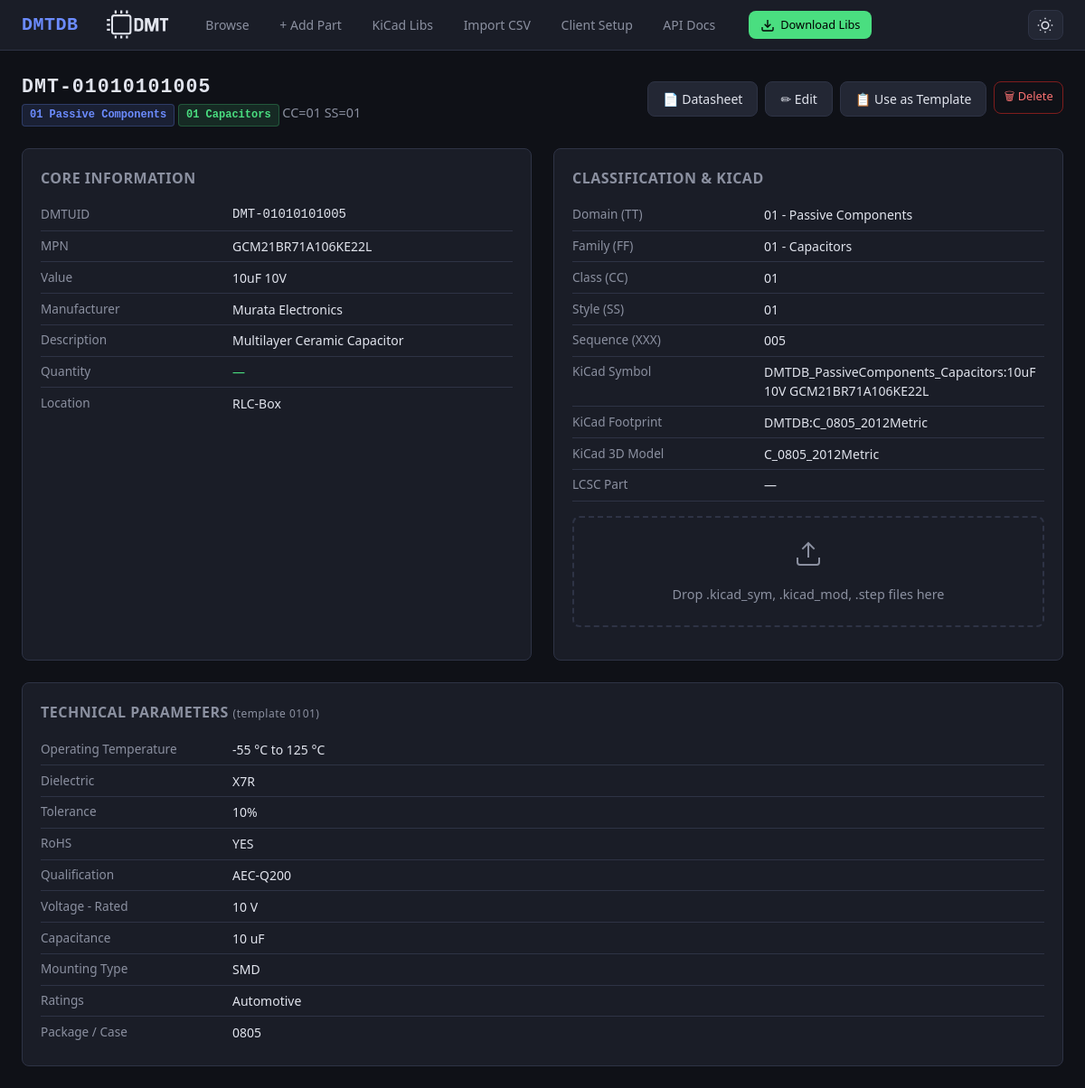
The app's page /part/DMT-01010101005, older data.
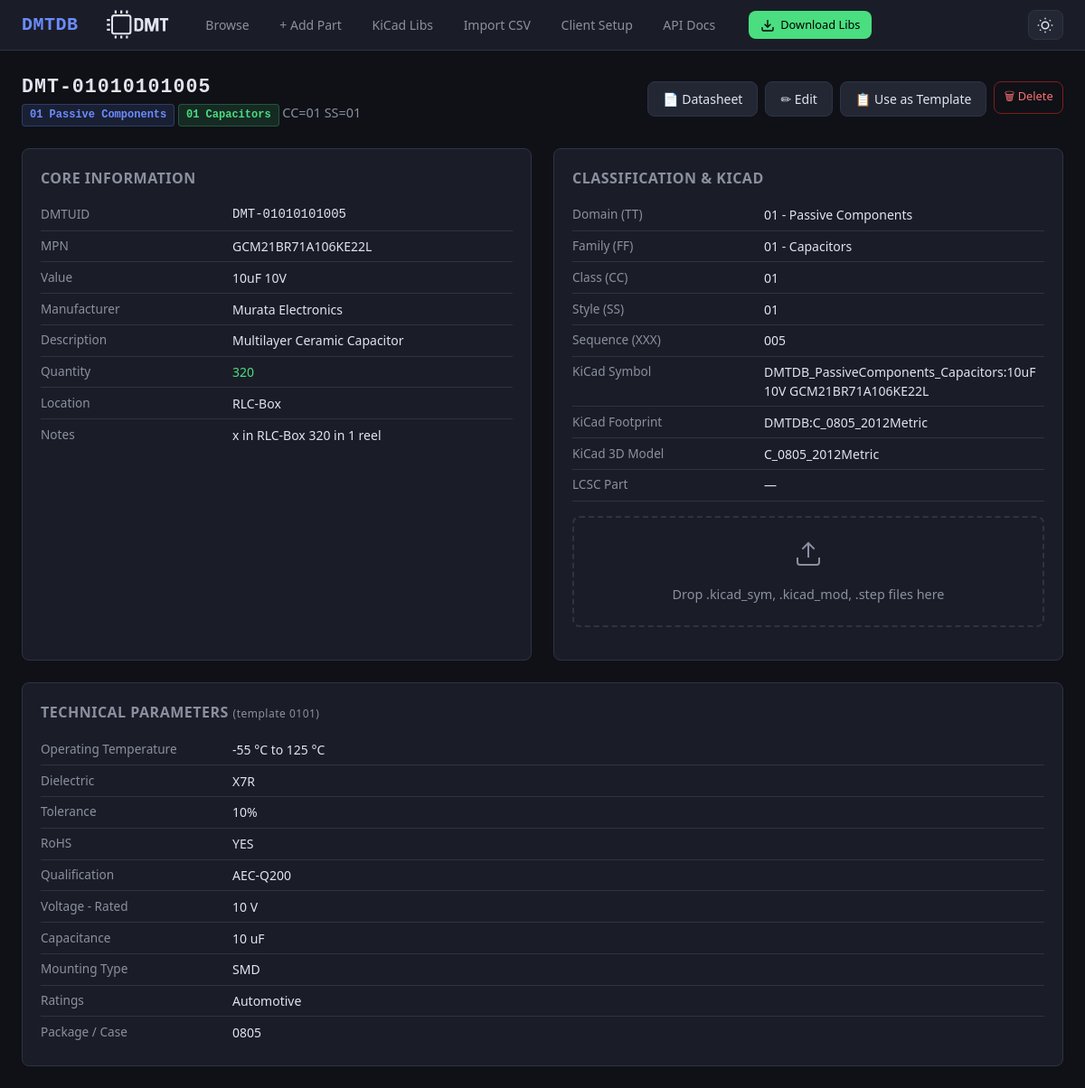
The same page, newer data.
### db/models.py (models this page shows, shortened)
class Base(DeclarativeBase):
    pass

class Part(Base):
    __tablename__ = "parts"
    dmtuid = Column(String(20), primary_key=True)               # DMT-TTFFCCSSXXX
    tt  = Column(String(2), nullable=False, index=True)
    ff  = Column(String(2), nullable=False, index=True)
    cc  = Column(String(2), nullable=False, index=True)
    ss  = Column(String(2), nullable=False, index=True)
    xxx = Column(String(3), nullable=False)
    mpn          = Column(String(200), index=True, default="")
    manufacturer = Column(String(200), index=True, default="")
    value        = Column(String(200), index=True, default="")
    description  = Column(Text, default="")
    quantity     = Column(String(50), default="")
    location     = Column(String(200), default="")
    datasheet    = Column(Text, default="")
    distributor  = Column(Text, default="")
    kicad_symbol    = Column(String(300), default="")
    kicad_footprint = Column(String(300), default="")
    kicad_libref    = Column(String(300), default="")
    kicad_3dmodel   = Column(String(300), default="")
    extra_json = Column(Text, default="{}")
    notes      = Column(Text, default="")
    created_at = Column(DateTime, default=lambda: datetime.now(timezone.utc))
    updated_at = Column(DateTime, default=lambda: datetime.now(timezone.utc),
                        onupdate=lambda: datetime.now(timezone.utc))
    fields = relationship(
        "PartField", back_populates="part",
        cascade="all, delete-orphan", lazy="selectin",
    )
    __table_args__ = (
        Index("ix_ttffccss", "tt", "ff", "cc", "ss"),
    )

class PartField(Base):
    __tablename__ = "part_fields"
    id         = Column(Integer, primary_key=True, autoincrement=True)
    dmtuid     = Column(String(20),
                        ForeignKey("parts.dmtuid", ondelete="CASCADE"),
                        nullable=False, index=True)
    field_name = Column(String(200), nullable=False)
    field_value = Column(Text, nullable=False, default="")
    part = relationship("Part", back_populates="fields")
    __table_args__ = (
        Index("ix_field_lookup", "dmtuid", "field_name"),
    )

### ui/routes_detail.py (the view)
@ui_bp.route("/part/<dmtuid>")
def part_detail(dmtuid: str):
    session = get_session()
    try:
        part = PartsService.get(session, dmtuid)
        if not part:
            abort(404)
        template = get_fields(part.tt, part.ff)
        return render_template(
            "detail.html",
            part=part,
            template=template,
            domain_name=domain_name,
            family_name=family_name,
        )
    finally:
        session.close()

### db/engine.py (called while the page is built)
def get_session() -> Session:
    if _SessionLocal is None:
        raise RuntimeError("Database not initialised - call init_db() first")
    return _SessionLocal()

### schema/loader.py (called while the page is built)
def domain_name(tt: str) -> str:
    return _domain_map.get(tt, "Unknown")

def family_name(tt: str, ff: str) -> str:
    return _family_map.get(f"{tt}{ff}", "Unknown")

### schema/templates.py (called while the page is built)
def get_fields(tt: str, ff: str) -> Optional[list[str]]:
    return _templates.get(f"{tt}{ff}")

### services/parts_service.py (called while the page is built)
    @staticmethod
    def get(session: Session, dmtuid: str) -> Part | None:
        return session.get(Part, dmtuid.upper())

### templates/detail.html (shortened to what this page needs)
{% extends "base.html" %}
{% block content %}
<div class="page-header">
  <div>
    <h1 style="font-family:var(--mono); letter-spacing:1px;">{{ part.dmtuid }}</h1>
    <span class="subtitle">
      <span class="badge badge-domain">{{ part.tt }} {{ domain_name(part.tt) }}</span>
      <span class="badge badge-family">{{ part.ff }} {{ family_name(part.tt, part.ff) }}</span>
      CC={{ part.cc }} SS={{ part.ss }}
    </span>
  </div>
  <div style="display:flex; gap:.5rem;">
    {% if part.datasheet %}
    {% if part.datasheet.startswith('http') %}
    <a href="{{ part.datasheet }}" target="_blank" rel="noopener" class="btn btn-secondary">📄 Datasheet</a>
    {% else %}
    <a href="/datasheets/{{ part.datasheet }}" target="_blank" rel="noopener" class="btn btn-secondary">📄 Datasheet</a>
    {% endif %}
    {% endif %}
    <a href="/part/{{ part.dmtuid }}/edit" class="btn btn-secondary">✏ Edit</a>
    <a href="/part/add?template={{ part.dmtuid }}" class="btn btn-secondary"
      title="Create new part using this as template">📋 Use as Template</a>
    <form method="post" action="/part/{{ part.dmtuid }}/delete" onsubmit="return confirm('Delete {{ part.dmtuid }}?');"
      style="display:inline;">
      <button type="submit" class="btn btn-danger btn-sm">🗑 Delete</button>
    </form>
  </div>
</div>
<div class="detail-grid">
  <div class="detail-card">
    <h2>Core Information</h2>
    <div class="field-row"><span class="field-label">DMTUID</span><span class="field-value"
        style="font-family:var(--mono)">{{ part.dmtuid }}</span></div>
    <div class="field-row"><span class="field-label">MPN</span><span class="field-value">{{ part.mpn or '—' }}</span>
    </div>
    <div class="field-row"><span class="field-label">Value</span><span class="field-value">{{ part.value or '—'
        }}</span></div>
    <div class="field-row"><span class="field-label">Manufacturer</span><span class="field-value">{{ part.manufacturer
        or '—' }}</span></div>
    <div class="field-row"><span class="field-label">Description</span><span class="field-value">{{ part.description or
        '—' }}</span></div>
    <div class="field-row"><span class="field-label">Quantity</span><span class="field-value"
        style="color:var(--green);">{{ part.quantity or '—' }}</span></div>
    <div class="field-row"><span class="field-label">Location</span><span class="field-value">{{ part.location or '—'
        }}</span></div>
    {% if part.notes %}
    <div class="field-row"><span class="field-label">Notes</span><span class="field-value">{{ part.notes }}</span></div>
    {% endif %}
  </div>
  <div class="detail-card">
    <h2>Classification & KiCad</h2>
    <div class="field-row"><span class="field-label">Domain (TT)</span><span class="field-value">{{ part.tt }} - {{
        domain_name(part.tt) }}</span></div>
    <div class="field-row"><span class="field-label">Family (FF)</span><span class="field-value">{{ part.ff }} - {{
        family_name(part.tt, part.ff) }}</span></div>
    <div class="field-row"><span class="field-label">Class (CC)</span><span class="field-value">{{ part.cc }}</span>
    </div>
    <div class="field-row"><span class="field-label">Style (SS)</span><span class="field-value">{{ part.ss }}</span>
    </div>
    <div class="field-row"><span class="field-label">Sequence (XXX)</span><span class="field-value">{{ part.xxx
        }}</span></div>
    <div class="field-row"><span class="field-label">KiCad Symbol</span><span class="field-value" id="kicad-symbol">{{
        part.kicad_symbol
        or '—' }}</span></div>
    <div class="field-row"><span class="field-label">KiCad Footprint</span><span class="field-value"
        id="kicad-footprint">{{
        part.kicad_footprint or '—' }}</span></div>
    <div class="field-row"><span class="field-label">KiCad 3D Model</span><span class="field-value"
        id="kicad-3dmodel">{{
        part.kicad_3dmodel or '—' }}</span></div>
    <div class="field-row"><span class="field-label">LCSC Part</span><span class="field-value" id="kicad-lcsc">{{
        part.kicad_libref
        or '—' }}</span></div>
    <div id="kicadDropzone" class="kicad-dropzone" data-dmtuid="{{ part.dmtuid }}" data-mpn="{{ part.mpn or '' }}"
      data-value="{{ part.value or '' }}" data-footprint="{{ part.kicad_footprint or '' }}"
      data-datasheet="{{ part.datasheet or '' }}" data-description="{{ part.description or '' }}"
      data-manufacturer="{{ part.manufacturer or '' }}">
      <svg width="32" height="32" viewBox="0 0 24 24" fill="none" stroke="currentColor" stroke-width="1.5">
        <path d="M21 15v4a2 2 0 0 1-2 2H5a2 2 0 0 1-2-2v-4" />
        <polyline points="17 8 12 3 7 8" />
        <line x1="12" y1="3" x2="12" y2="15" />
      </svg>
      <p>Drop .kicad_sym, .kicad_mod, .step files here</p>
    </div>
  </div>
  {% if part.fields %}
  <div class="detail-card" style="grid-column: 1 / -1;">
    <h2>Technical Parameters
      {% if template %}
      <span style="font-weight:400; font-size:.75rem; color:var(--text-dim); text-transform:none;"> (template {{ part.tt
        }}{{ part.ff }})</span>
      {% endif %}
    </h2>
    {% for f in part.fields %}
    <div class="field-row">
      <span class="field-label">{{ f.field_name }}</span>
      <span class="field-value">{{ f.field_value }}</span>
    </div>
    {% endfor %}
  </div>
  {% endif %}
</div>
{% endblock %}

### templates/base.html (shortened to what this page needs)
<!DOCTYPE html>
<html lang="en">
<head>
  <link rel="stylesheet" href="/static/css/style.css">
</head>
<body>
  <nav class="nav">
    <a href="/" class="nav-brand">DMTDB</a>
    <div class="nav-links">
      <a href="/" {% if request.endpoint=='ui.index' %}class="active" {% endif %}>Browse</a>
      <a href="/part/add" {% if request.endpoint=='ui.part_add' %}class="active" {% endif %}>+ Add Part</a>
      <a href="/libs" {% if request.endpoint=='ui.libs_page' %}class="active" {% endif %}>KiCad Libs</a>
      <a href="/import" {% if request.endpoint=='ui.import_page' %}class="active" {% endif %}>Import CSV</a>
      <a href="/client-setup" {% if request.endpoint=='ui.client_setup' %}class="active" {% endif %}>Client Setup</a>
      <a href="/api/docs" {% if request.endpoint=='ui.api_docs' %}class="active" {% endif %}>API Docs</a>
    </div>
    <a href="/api/v1/libs/download" class="btn btn-download"
      title="Download KiCad Libraries (symbols, footprints, 3D models)">
      <svg width="16" height="16" viewBox="0 0 24 24" fill="none" stroke="currentColor" stroke-width="2">
        <path d="M21 15v4a2 2 0 0 1-2 2H5a2 2 0 0 1-2-2v-4" />
        <polyline points="7 10 12 15 17 10" />
        <line x1="12" y1="15" x2="12" y2="3" />
      </svg>
      <span>Download Libs</span>
    </a>
    <button class="theme-toggle" id="themeToggle" title="Toggle dark/light mode">
      <svg class="theme-icon-dark" width="18" height="18" viewBox="0 0 24 24" fill="none" stroke="currentColor"
        stroke-width="2">
        <circle cx="12" cy="12" r="5" />
        <path
          d="M12 1v2M12 21v2M4.22 4.22l1.42 1.42M18.36 18.36l1.42 1.42M1 12h2M21 12h2M4.22 19.78l1.42-1.42M18.36 5.64l1.42-1.42" />
      </svg>
    </button>
  </nav>
  <div class="container">
    {% block content %}{% endblock %}
  </div>
</body>
</html>

### static/css/style.css (style rules this page uses)
:root { --bg: #0f1117; --surface: #1a1d27; --surface2: #232734; --border: #2e3345; --text: #e1e4ed; --text-dim: #8b90a0; --accent: #6c8cff; --accent-hover: #8aa4ff; --green: #4ade80; --red: #f87171; --yellow: #fbbf24; --orange: #fb923c; --radius: 8px; --font: 'Segoe UI', system-ui, -apple-system, sans-serif; --mono: 'JetBrains Mono', 'Fira Code', 'Consolas', monospace; --card: var(--surface); --hover: var(--surface2); }
*, *::before, *::after { box-sizing: border-box; margin: 0; padding: 0; }
body { font-family: var(--font); background: var(--bg); color: var(--text); line-height: 1.5; }
.nav { background: var(--surface); border-bottom: 1px solid var(--border); padding: 0 1.5rem; display: flex; align-items: center; height: 56px; gap: 1.5rem; position: sticky; top: 0; z-index: 100; }
.nav-brand { font-size: 1.25rem; font-weight: 700; color: var(--accent); text-decoration: none; letter-spacing: .5px; font-family: var(--mono); }
.nav-logo { height: 80px; width: auto; }
.nav-links { display: flex; gap: .5rem; }
.nav-links a { color: var(--text-dim); text-decoration: none; padding: .4rem .8rem; border-radius: var(--radius); font-size: .875rem; transition: all .15s; }
.theme-toggle { margin-left: auto; background: var(--surface2); border: 1px solid var(--border); border-radius: var(--radius); padding: .4rem .6rem; cursor: pointer; font-size: 1rem; line-height: 1; transition: all .15s; color: var(--text); display: flex; align-items: center; }
.theme-icon-dark { display: block; }
.container { max-width: 1800px; margin: 0 auto; padding: 1.5rem; }
.btn { display: inline-flex; align-items: center; gap: .4rem; padding: .5rem 1rem; border-radius: var(--radius); font-size: .875rem; font-weight: 500; text-decoration: none; border: 1px solid var(--border); cursor: pointer; transition: all .15s; font-family: var(--font); }
.btn-secondary { background: var(--surface2); color: var(--text); }
.btn-danger { background: transparent; color: var(--red); border-color: #7f1d1d; }
.btn-sm { padding: .35rem .65rem; font-size: .8rem; }
.btn-download { display: inline-flex; align-items: center; gap: .4rem; padding: .4rem .8rem; border-radius: var(--radius); font-size: .8rem; font-weight: 500; text-decoration: none; background: var(--green); color: #000; border: none; cursor: pointer; transition: all .15s; white-space: nowrap; }
.btn-download svg { flex-shrink: 0; }
.detail-grid { display: grid; grid-template-columns: 1fr 1fr; gap: 1.5rem; }
.detail-card { background: var(--surface); border: 1px solid var(--border); border-radius: var(--radius); padding: 1.25rem; }
.detail-card h2 { font-size: 1rem; color: var(--text-dim); margin-bottom: .75rem; text-transform: uppercase; letter-spacing: .5px; font-weight: 600; }
.field-row { display: flex; gap: .75rem; padding: .4rem 0; border-bottom: 1px solid var(--border); }
.field-row:last-child { border-bottom: none; }
.field-label { flex: 0 0 200px; color: var(--text-dim); font-size: .85rem; }
.field-value { flex: 1; font-size: .875rem; word-break: break-word; }
.kicad-dropzone { border: 2px dashed var(--border); border-radius: var(--radius); padding: 1.25rem; text-align: center; margin-bottom: 1rem; transition: all .2s; color: var(--text-dim); }
.kicad-dropzone svg { margin-bottom: .25rem; }
.kicad-dropzone p { font-size: .85rem; margin: 0; }
.page-header { display: flex; align-items: center; justify-content: space-between; margin-bottom: 1.5rem; flex-wrap: wrap; gap: .75rem; }
.page-header h1 { font-size: 1.35rem; font-weight: 700; }
.page-header .subtitle { color: var(--text-dim); font-size: .9rem; }
.badge { display: inline-block; padding: .15rem .5rem; border-radius: 4px; font-size: .75rem; font-weight: 600; font-family: var(--mono); }
.badge-domain { background: #6c8cff20; color: var(--accent); border: 1px solid #6c8cff40; }
.badge-family { background: #4ade8020; color: var(--green); border: 1px solid #4ade8040; }

### templates/detail.html (style rules this page uses)
.kicad-dropzone { margin-top: 1rem; padding: 1.5rem; border: 2px dashed var(--border); border-radius: 8px; text-align: center; cursor: pointer; transition: all 0.2s ease; background: var(--surface); color: var(--text-dim); }
.kicad-dropzone p { margin: 0.5rem 0 0 0; font-size: 0.9rem; }

Row changes from the older to the newer data that the page shows:
changed Part "DMT-01010101005": quantity "—" → "320"; notes (not shown) → "x in RLC-Box 320 in 1 reel"
Text that changed along with them:
text now shown: "Notes"
